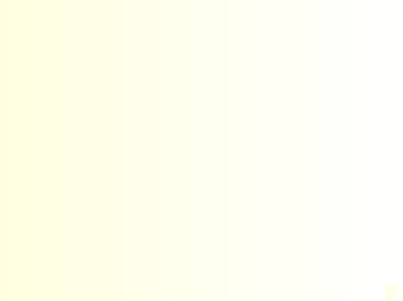
<?xml version="1.0" encoding="UTF-8"?>
<ui version="4.0">
 <class>MainWindow</class>
 <widget class="QMainWindow" name="MainWindow">
  <property name="geometry">
   <rect>
    <x>0</x>
    <y>0</y>
    <width>403</width>
    <height>301</height>
   </rect>
  </property>
  <property name="windowTitle">
   <string>MainWindow</string>
  </property>
  <property name="styleSheet">
   <string notr="true">background-color: qlineargradient(spread:pad, x1:0, y1:0, x2:1, y2:0, stop:0 rgba(255, 255, 224, 255), stop:1 rgba(255, 255, 255, 255));</string>
  </property>
  <widget class="QWidget" name="centralWidget"/>
  <widget class="QStatusBar" name="statusBar"/>
 </widget>
 <layoutdefault spacing="6" margin="11"/>
 <resources/>
 <connections/>
</ui>
